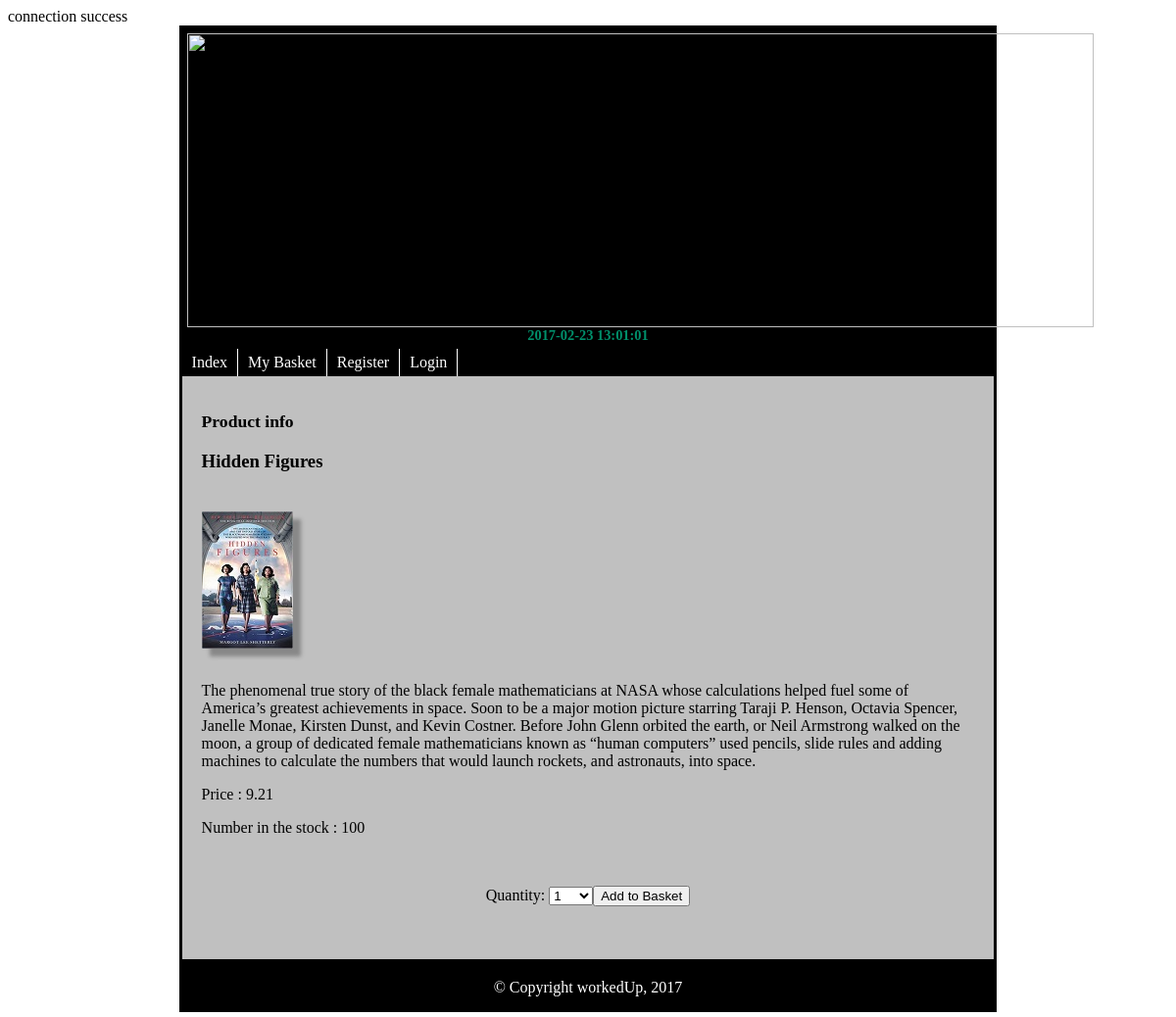
Screenshot of /prodinfo.php?u_prodid=6 with the database file from the repository.
### tables this page shows
CREATE TABLE `product` (
  `prodId` int(4) NOT NULL,
  `prodName` varchar(30) NOT NULL,
  `prodPicName` varchar(50) NOT NULL,
  `prodDescrip` varchar(1000) DEFAULT NULL,
  `prodPrice` decimal(6,2) NOT NULL DEFAULT '0.00',
  `prodQuantity` int(4) NOT NULL DEFAULT '100'
);

### prodinfo.php (the view, shortened to what this page needs)
<?php
include("db.php");
$pagename="Product info";
$prodid=$_GET['u_prodid'];
$prodSQL="select prodId, prodName, prodPicName,
prodDescrip , prodPrice, prodQuantity from product
where prodId=".$prodid;
$exeprodSQL=mysqli_query($con, $prodSQL) or die(mysqli_error());
$thearrayprod=mysqli_fetch_array($exeprodSQL);
echo "<link rel=stylesheet type=text/css href=mystylesheet.css>";
echo "<h2>".$pagename."</h2>";
	echo "<h3><b>".$thearrayprod['prodName']."<br><br></h3></b>";
	echo "<img id='images' src=images/".$thearrayprod['prodPicName'].">"."<br><br>";
	echo "<p>".$thearrayprod['prodDescrip']."<br></p>";
	echo "<p>"."Price : ".$thearrayprod['prodPrice']."<br></p>";
	echo "<p>"."Number in the stock :  ".$thearrayprod['prodQuantity']."<br></p><br>";
echo "<form action=basket.php method=post>";
echo "<p><center>Quantity: ";
echo "<select name='stock'>";
for($i=1; $i<=$thearrayprod['prodQuantity']; $i++){
echo "<option value=".$i.">$i</option>";
}
echo "</select>";
echo "<input type=submit value='Add to Basket'>";
echo "</center>";
echo "</form>";
?>

### mystylesheet.css (style rules this page uses)
#header { background: black; padding: 5px; }
#header h1 { margin: 0; color: #008F6B; font-size: 90%; text-align: right; }
#navigation { float: left; width: 100%; background:#000000; }
#navigation ul { margin: 0; padding: 0; }
#navigation ul li { list-style-type: none; display: inline; }
#navigation li a { display: block; float: left; padding: 5px 10px; color: #fff; text-decoration: none; border-right: 1px solid#fff; }
#content { background: #C0C0C0; clear: left; padding: 20px; }
#content h2 { color:#000000; font-size: 110%; margin: 0 0 .5em; }
#footer { background:#000000; text-align: center; padding: 20px; height: 1%; color: #fff; }
a:link { color: #008F6B; text-decoration: none; }
#images { box-shadow: 8px 8px 4px #888888; }

### rows the page displays
product: prodName "Hidden Figures", prodPicName (picture), prodDescrip "The phenomenal true story of the black female mathematicians at NASA whose calculations helped fuel some of America’s greatest achievements in space. Soon to be a major motion picture starring Taraji P. Henson, Octavia Spencer, Janelle Monae, Kirsten Dunst, and Kevin Costner. Before John Glenn orbited the earth, or Neil Armstrong walked on the moon, a group of dedicated female mathematicians known as “human computers” used pencils, slide rules and adding machines to calculate the numbers that would launch rockets, and astronauts, into space.", prodPrice "9.21", prodQuantity "100"

### other values shown
$pagename "Product info"
form field stock "1"
